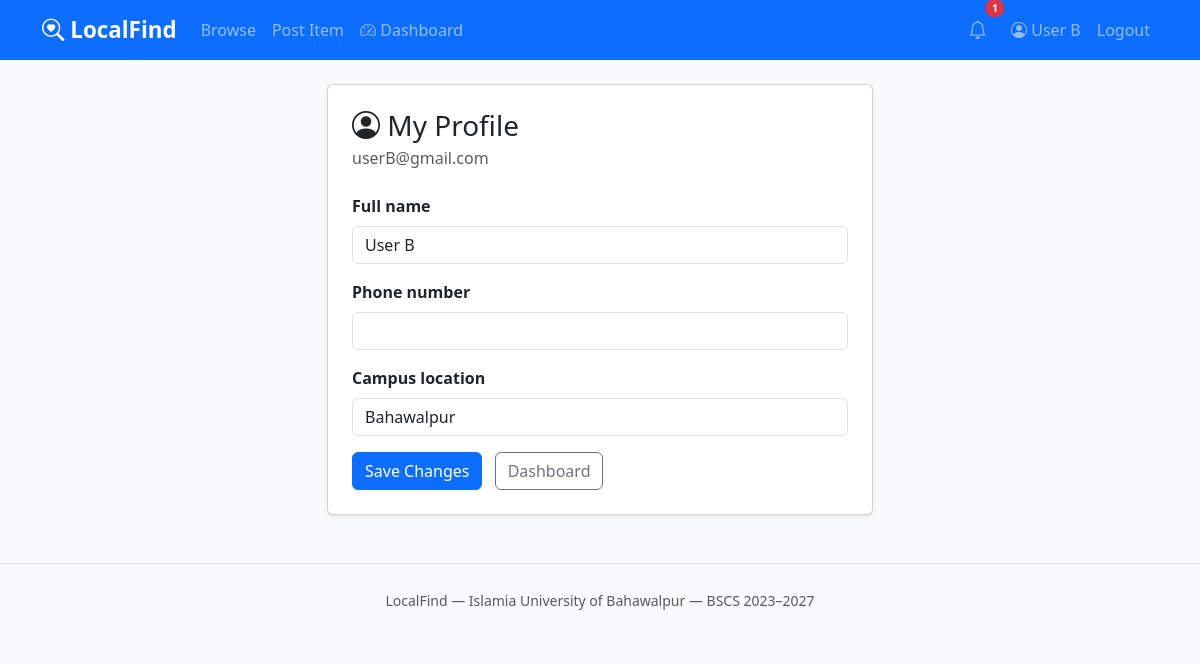
The app's page /accounts/profile/ (signed in) with its own data.
### accounts/models.py (models this page shows, shortened)
class CustomUser(AbstractBaseUser, PermissionsMixin):
    email          = models.EmailField(unique=True)
    full_name      = models.CharField(max_length=150)
    phone_number   = models.CharField(max_length=20, blank=True)
    campus_location = models.CharField(max_length=100, blank=True)
    date_joined    = models.DateTimeField(auto_now_add=True)
    is_active      = models.BooleanField(default=True)
    is_staff       = models.BooleanField(default=False)
    objects = CustomUserManager()
    USERNAME_FIELD  = 'email'
    REQUIRED_FIELDS = ['full_name']

### accounts/views.py (the view)
# urls.py: path('profile/',  views.profile_view,  name='profile'),
@login_required
def profile_view(request):
    if request.method == 'POST':
        form = ProfileForm(request.POST, instance=request.user)
        if form.is_valid():
            form.save()
            messages.success(request, 'Profile updated successfully.')
            return redirect('accounts:profile')
    else:
        form = ProfileForm(instance=request.user)
    return render(request, 'accounts/profile.html', {'form': form})

### accounts/forms.py
class ProfileForm(forms.ModelForm):
    class Meta:
        model = CustomUser
        fields = ('full_name', 'phone_number', 'campus_location')
    def __init__(self, *args, **kwargs):
        super().__init__(*args, **kwargs)
        for field in self.fields.values():
            field.widget.attrs['class'] = field.widget.attrs.get('class', '') + ' form-control'

### items/context_processors.py (called while the page is built)
def notifications(request):
    if request.user.is_authenticated:
        notifs = Notification.objects.filter(
            recipient=request.user
        ).order_by('-created_at')[:5]
        unread_count = Notification.objects.filter(
            recipient=request.user, is_read=False
        ).count()
        return {
            'notifications': notifs,
            'unread_notif_count': unread_count,
        }
    return {
        'notifications': [],
        'unread_notif_count': 0,
    }

### templates/accounts/profile.html (shortened to what this page needs)
{% extends 'base.html' %}
{% block content %}
<div class="row justify-content-center">
  <div class="col-md-6">
    <div class="card shadow-sm">
      <div class="card-body p-4">
        <h3 class="mb-1"><i class="bi bi-person-circle"></i> My Profile</h3>
        <p class="text-muted mb-4">{{ user.email }}</p>
        <form method="post">
          {% for field in form %}
          <div class="mb-3">
            <label class="form-label fw-semibold">{{ field.label }}</label>
            {{ field }}
          </div>
          {% endfor %}
          <button type="submit" class="btn btn-primary">Save Changes</button>
          <a href="{% url 'items:dashboard' %}" class="btn btn-outline-secondary ms-2">Dashboard</a>
        </form>
      </div>
    </div>
  </div>
</div>
{% endblock %}

### templates/base.html (shortened to what this page needs)
<!DOCTYPE html>
<html lang="en">
<head>
  <link href="https://cdn.jsdelivr.net/npm/bootstrap@5.3.0/dist/css/bootstrap.min.css" rel="stylesheet">
  <link href="https://cdn.jsdelivr.net/npm/bootstrap-icons@1.11.0/font/bootstrap-icons.css" rel="stylesheet">
</head>
<body>
<nav class="navbar navbar-expand-lg navbar-dark bg-primary">
  <div class="container">
    <a class="navbar-brand" href="{% url 'items:home' %}">
      <i class="bi bi-search-heart"></i> LocalFind
    </a>
    <div class="collapse navbar-collapse" id="navMenu">
      <ul class="navbar-nav me-auto">
        <li class="nav-item"><a class="nav-link" href="{% url 'items:home' %}">Browse</a></li>
        {% if user.is_authenticated %}
        <li class="nav-item"><a class="nav-link" href="{% url 'items:post_item' %}">Post Item</a></li>
        <li class="nav-item">
          <a class="nav-link" href="{% url 'items:dashboard' %}">
            <i class="bi bi-speedometer2"></i> Dashboard
          </a>
        </li>
        {% endif %}
      </ul>
      <ul class="navbar-nav align-items-center">
        {% if user.is_authenticated %}
        <li class="nav-item dropdown me-2">
          <a class="nav-link position-relative dropdown-toggle no-caret" href="#" id="notifDropdown" role="button" data-bs-toggle="dropdown" aria-expanded="false">
            <i class="bi bi-bell" style="font-size: 1.15rem;"></i>
            {% if unread_notif_count > 0 %}
              <span class="position-absolute top-0 start-100 translate-middle badge rounded-pill bg-danger" style="font-size: 0.65rem;">
                {{ unread_notif_count }}
              </span>
            {% endif %}
          </a>
        </li>
        <li class="nav-item"><a class="nav-link" href="{% url 'accounts:profile' %}"><i class="bi bi-person-circle"></i> {{ user.full_name }}</a></li>
        <li class="nav-item"><a class="nav-link" href="{% url 'accounts:logout' %}">Logout</a></li>
        {% else %}
        <li class="nav-item"><a class="nav-link" href="{% url 'accounts:login' %}">Login</a></li>
        <li class="nav-item"><a class="nav-link btn btn-light text-primary px-3 ms-2" href="{% url 'accounts:register' %}">Register</a></li>
        {% endif %}
      </ul>
    </div>
  </div>
 </nav>
<div class="container mt-4">
  {% block content %}{% endblock %}
</div>
<footer class="text-center text-muted py-4 mt-5 border-top">
  <small>LocalFind &mdash; Islamia University of Bahawalpur &mdash; BSCS 2023&ndash;2027</small>
</footer>
</body>
</html>

### templates/base.html (style rules this page uses)
body { background-color: #f8f9fa; }
.navbar-brand { font-weight: 700; font-size: 1.4rem; }
.no-caret::after { display: none !important; }

### records on screen
CustomUser: full_name "User B", email "userB@gmail.com", form "User B" "Bahawalpur"

### other values on screen
{{ unread_notif_count }} "1"
{{ field.label }} "Full name" "Phone number" "Campus location"
